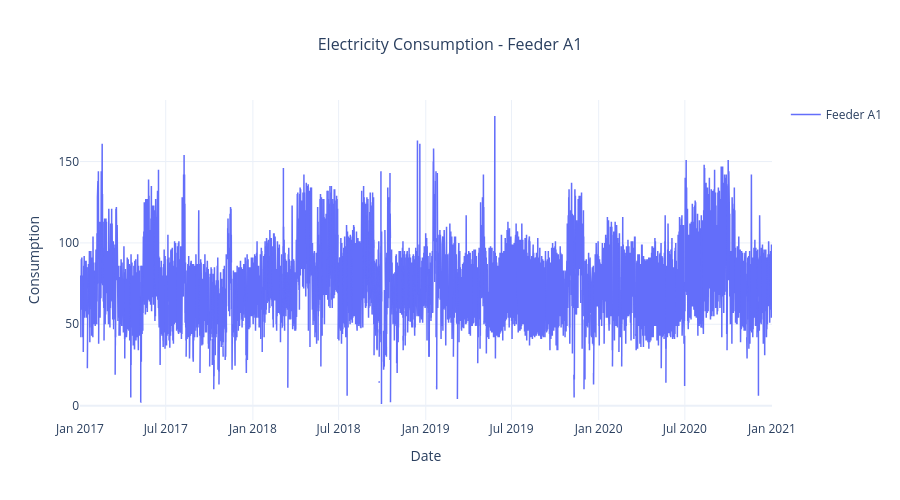
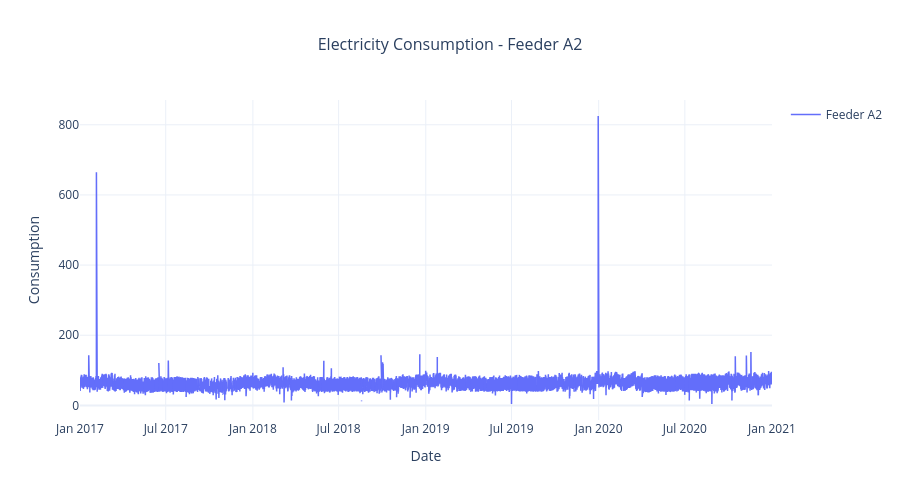

The notebook cell saved with these charts, in order:
### Code cell
for feed in ["A1", "A2"]:
    temp = feeder(feed)
    temp.plot()

### Figure 1 — Plotly figure (JSON) as saved in the notebook; plotly's stock layout.template omitted (floating-point values rounded to 4 significant figures; data arrays with more than 128 entries replaced by an {"elided": "..."} marker saying what was removed)
{"data": [{"hovertemplate": "<b>Date:</b> %{x}<br><b>Consumption:</b> %{y:.2f}<extra></extra>", "line": {"width": 1.5}, "mode": "lines", "name": "Feeder A1", "type": "scatter", "x": {"elided": "35040 str values"}, "y": {"elided": "35040 float values"}}], "layout": {"height": 500, "hovermode": "x unified", "showlegend": true, "title": {"font": {"size": 16}, "text": "Electricity Consumption - Feeder A1", "x": 0.5}, "xaxis": {"title": {"text": "Date"}}, "yaxis": {"title": {"text": "Consumption"}}}}

### Figure 2 — Plotly figure (JSON) as saved in the notebook; plotly's stock layout.template omitted (floating-point values rounded to 4 significant figures; data arrays with more than 128 entries replaced by an {"elided": "..."} marker saying what was removed)
{"data": [{"hovertemplate": "<b>Date:</b> %{x}<br><b>Consumption:</b> %{y:.2f}<extra></extra>", "line": {"width": 1.5}, "mode": "lines", "name": "Feeder A2", "type": "scatter", "x": {"elided": "35040 str values"}, "y": {"elided": "35040 float values"}}], "layout": {"height": 500, "hovermode": "x unified", "showlegend": true, "title": {"font": {"size": 16}, "text": "Electricity Consumption - Feeder A2", "x": 0.5}, "xaxis": {"title": {"text": "Date"}}, "yaxis": {"title": {"text": "Consumption"}}}}
